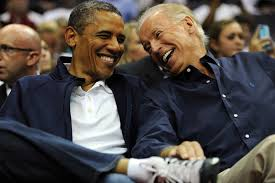
#> input picture face/1.jpg, 275 x 183 px
$ python face.py
#> lines starting #> are read from the running program, lines starting #| are printed output that depends on the picture
import cv2

load_img = cv2.imread("1.jpg")
#> load_img is the input picture: shape (183, 275, 3); mean B, G, R 73.2, 77.2, 84
img = cv2.resize(load_img,(360,480))
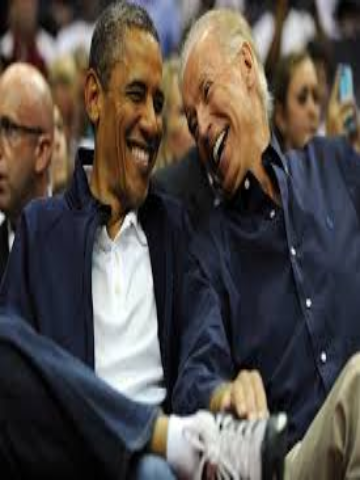
#> img: shape (480, 360, 3); mean B, G, R 73, 77.1, 83.9

cv2.imshow("new",img)
cv2.waitKey(0)

$ run again, with face/2.jpg copied over face/1.jpg
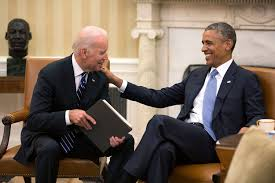
#> input picture face/2.jpg, 275 x 183 px
#> load_img is the input picture: shape (183, 275, 3); mean B, G, R 89.4, 103, 118.9
#> `img = cv2.resize(load_img,(360,480))`:
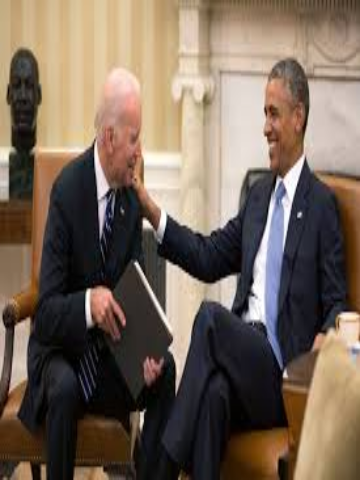
#> img: shape (480, 360, 3); mean B, G, R 89.3, 102.9, 118.8

$ run again, with face/3.jpg copied over face/1.jpg
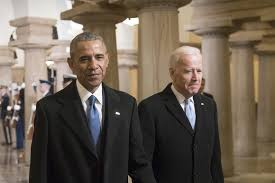
#> input picture face/3.jpg, 275 x 183 px
#> load_img is the input picture: shape (183, 275, 3); mean B, G, R 82.6, 95.5, 107.2
#> `img = cv2.resize(load_img,(360,480))`:
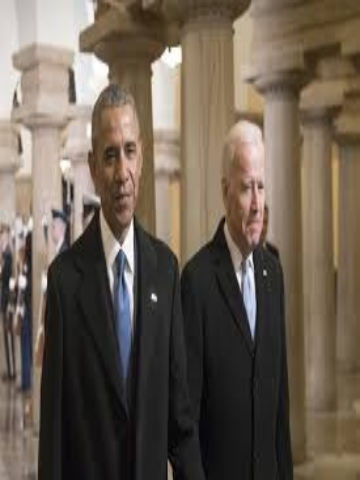
#> img: shape (480, 360, 3); mean B, G, R 82.5, 95.4, 107.1

$ run again, with face/4.jpg copied over face/1.jpg
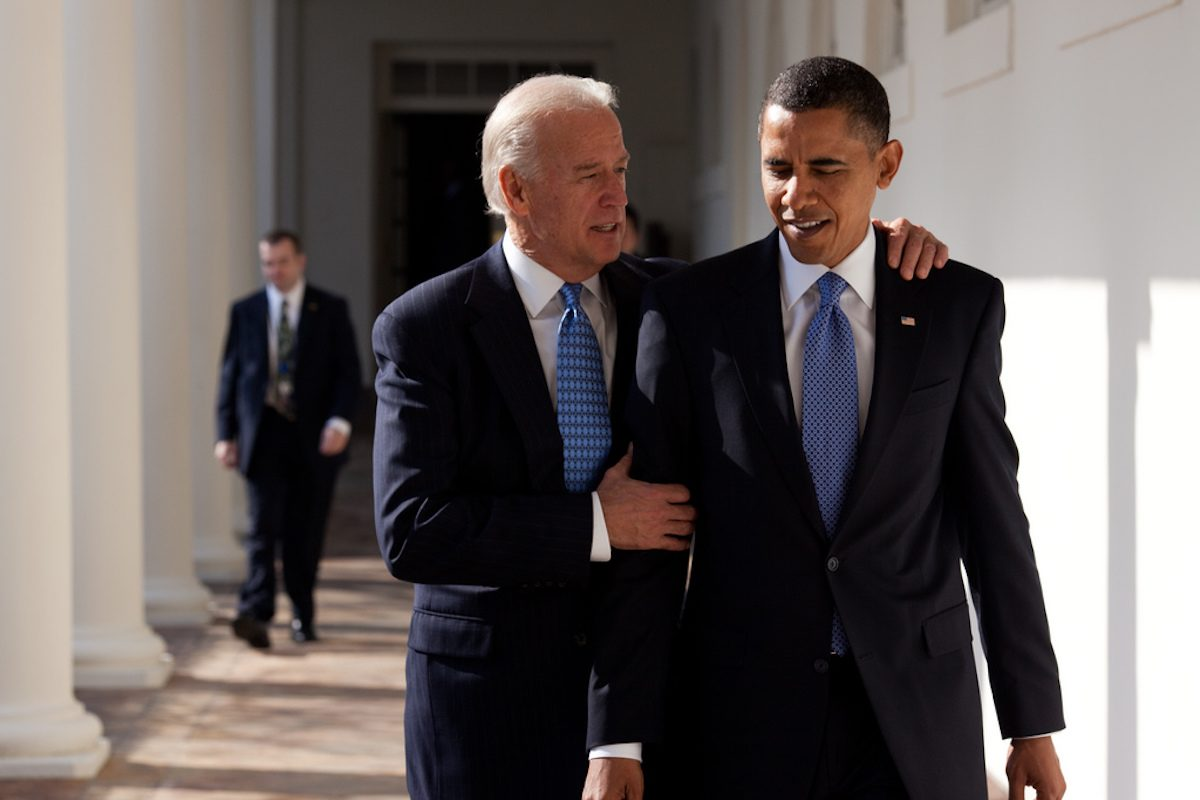
#> input picture face/4.jpg, 1200 x 800 px
#> load_img is the input picture: shape (800, 1200, 3); mean B, G, R 94.8, 96.5, 104.4
#> `img = cv2.resize(load_img,(360,480))`:
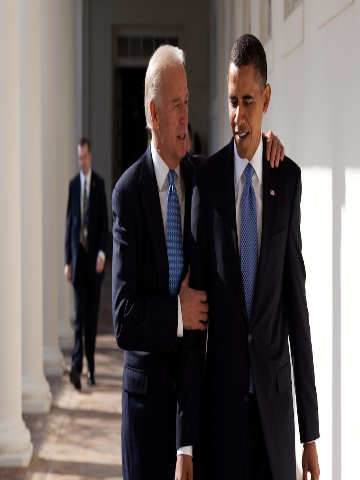
#> img: shape (480, 360, 3); mean B, G, R 94.8, 96.5, 104.3
